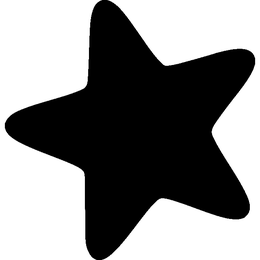
%> input picture matlab/examples/shapes/star.png, 260 x 260 px, shrunk from 640 x 640 before the run
$ octave regression_example.m   (GNU Octave 9; MATLAB toolbox functions it lacks are replaced by stand-ins)
%> lines starting %> are read from the running program, lines starting %| are printed output that depends on the picture; in (x1, y1, x2, y2) boxes, pixels count from 0 and x2, y2 are one past the last pixel; in counts of white or black regions, pixels touching at a corner belong together; the program's own positions count from 1
### matlab/make_domain.m
function domain = make_domain(im,xlim,ylim,m)
%% make_domain - Laplace operator eigendecomposition in a 2D mask domain
%
% Syntax:
%   domain = make_domain(im,xlim,ylim,m)
%
% In:
%   im    - Grayscale mask image (128 cutoff)
%   xlim  - Physical image dimensions in x-dim
%   ylim  - Physical image dimensions in y-ydim
%   m     - Number of basis functions
%
% Out (struct with fields):
%   eigenval - Function handle: eigenval(n)
%   eigenfun - Function handle: eigenfun(n,x)
%   NN       - Indices to evaluate the handles at
%   x1       - Discretization in x-dim
%   x2       - Discretization in y-dim
%   poly     - Domain boundary polygon (for visualization)
%   mask     - Domain mask (for visualization)
%   S_h      - Sparse stencil matrix (for debugging)
%
% Description:
%   This code returns the eigendecomposition of the (negative) Laplacian in
%   a 2D domain specified by a grayscale bitmap mask image. The image is
%   interpreted such that black areas are inside the domain and white areas
%   are outside.
%
% References:
%   [1] Arno Solin and Manon Kok (2019). Know your boundaries: Constraining
%       Gaussian processes by variational harmonic features. Proceedings
%       of the 22nd International Conference on Artificial Intelligence and
%       Statistics (AISTATS). Naha, Okinawa, Japan.
%
% Copyright 2018-2019 Manon Kok and Arno Solin
%
% Licensed under the Apache License, Version 2.0 (the "License");
% you may not use this file except in compliance with the License.
% You may obtain a copy of the License at
%
% http://www.apache.org/licenses/LICENSE-2.0
%
% Unless required by applicable law or agreed to in writing, software
% distributed under the License is distributed on an "AS IS" BASIS,
% WITHOUT WARRANTIES OR CONDITIONS OF ANY KIND, either express or implied.
% See the License for the specific language governing permissions and
% limitations under the License.

%%

  % Discretization in x
  Nx = size(im,2);
  hx = (xlim(2)-xlim(1))/(Nx-1);

  % Discretization in y
  Ny = size(im,1);
  hy = (ylim(2)-ylim(1))/(Ny-1);

  % Discretize
  x1 = linspace(xlim(1),xlim(2),Nx);
  x2 = linspace(ylim(1),ylim(2),Ny);

  % Check that hx and hy are equal
  if hx~=hy, error('Discretization in x and y should be equal.'), end

  % Check which are inside
  u = double(im<127);

  % Get contour
  [cc, hh] = contour(x1, x2, im, [127 127], 'k'); % Overlay contour line
  cc(:,cc(1,:)==127) = nan;
  poly = [cc(1,2:end); cc(2, 2:end)];

  % These can be useful
  domain.x1 = x1;
  domain.x2 = x2;
  domain.poly = poly;
  domain.m = m;
  domain.mask = u;


%% Create operator

  % Laplacian: The composition of the stencil matrix is based on the
  % 9-point rule as explained here:
  % https://uk.mathworks.com/help/symbolic/examples/eigenvalues-of-the-laplace-operator.html
  [I,J] = find(u ~= 0);
  n = length(I);
  S_h = sparse(n,n);
  for k=1:n
      i = I(k);
      j = J(k);
      S_h(k,I==i+1 & J==j+1)=  1/6; %#ok
      S_h(k,I==i+1 & J== j )=  2/3; %#ok
      S_h(k,I==i+1 & J==j-1)=  1/6; %#ok
      S_h(k,I== i  & J==j+1)=  2/3; %#ok
      S_h(k,I== i  & J== j )=-10/3; %#ok
      S_h(k,I== i  & J==j-1)=  2/3; %#ok
      S_h(k,I==i-1 & J==j+1)=  1/6; %#ok
      S_h(k,I==i-1 & J== j )=  2/3; %#ok
      S_h(k,I==i-1 & J==j-1)=  1/6; %#ok
  end
  S_h = S_h./hx^2;

  % Here, S_h is the (sparse) stencil matrix. Use eigs that handles sparse
  % matrices to compute the three largest eigenvalues.
  [V,D,FLAG] = eigs(S_h,m,'la');

  % Better approximations of the eigenvalues
  mu = diag(D);
  hlambda = 2*mu ./ (sqrt(1 + mu*hx^2/3) + 1);

  % Address scaling issues
  V = V * 1/hx;

  % The eigenvectors (functions) in the size of the domain
  Vsquare = nan(numel(u),m);
  Vsquare(u(:)~=0,:) = V;

  % Ignore nans
  Vsquare(isnan(Vsquare)) = 0;

  % Store
  domain.S_h = S_h;

%% Set up the interpolation schemes

  % Eigenfunction ranks
  domain.NN = (1:m)';

  % Define eigenvalues of the negative Laplacian
  domain.eigenval = @(n) return_eigenval(n,hlambda);

  % Define eigenfunctions of the negative Laplacian
  domain.eigenfun = @(n,x) return_eigenfun(n,x,Vsquare,x1,x2);

end

% [26 lines left out: functions return_eigenfun, return_eigenval, not called in this run]

### matlab/examples/regression/regression_example.m
%% Example of Gaussian process regression in a star-shaped domain
%
% Copyright 2018-2019 Manon Kok and Arno Solin
%
% Licensed under the Apache License, Version 2.0 (the "License");
% you may not use this file except in compliance with the License.
% You may obtain a copy of the License at
%
% http://www.apache.org/licenses/LICENSE-2.0
%
% Unless required by applicable law or agreed to in writing, software
% distributed under the License is distributed on an "AS IS" BASIS,
% WITHOUT WARRANTIES OR CONDITIONS OF ANY KIND, either express or implied.
% See the License for the specific language governing permissions and
% limitations under the License.

%%

  addpath ../../
  clear


%% Make domain

  % Read image
  im = rgb2gray(imread('../shapes/star.png'));
%> im: size 260x260 uint8; min 0, max 255, mean 136.8
  im = imresize(im,.25);
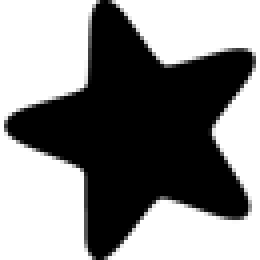
%> im: size 65x65 uint8 (shown 4 times larger); min 0, max 255, mean 136.8
  foo = 255*ones(size(im)+2);
  foo(2:end-1,2:end-1) = im;
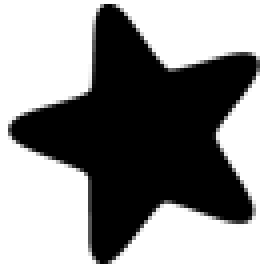
%> foo: size 67x67 double (shown 4 times larger); min 0, max 255, mean 143.8

  % Make domain
  domain = make_domain(foo,[0 1],[0 1],256);
%> in make_domain, `u = double(im<127);`:
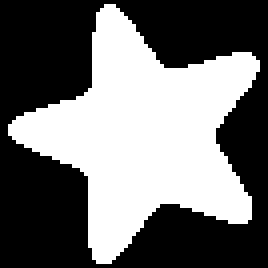
%> u: size 67x67 double (shown 4 times larger); values 0 (black) and 1 (white), 43.8% white; 1 white region, box (x1, y1, x2, y2) and area: (2, 1, 65, 66) 1967
%> in make_domain, `[cc, hh] = contour(x1, x2, im, [127 127], 'k');`: cc = 294 columns, first 8: [127 0.38 0.394 0.409 0.424 0.432 0.439 0.451; 293 0.0152 0.00795 0.00761 0.00975 0.0152 0.0209 0.0303]; hh = -39.77
%> in make_domain, `poly = [cc(1,2:end); cc(2, 2:end)];`: poly = 293 columns, first 8: [0.38 0.394 0.409 0.424 0.432 0.439 0.451 0.455; 0.0152 0.00795 0.00761 0.00975 0.0152 0.0209 0.0303 0.0334]
%> in make_domain, `domain.poly = poly;`: domain.poly has the same summary as poly
%> in make_domain, `[I,J] = find(u ~= 0);`: I = 1967 values from 2 to 66; J = 1967 values from 3 to 65
%> in make_domain, `n = length(I);`: n = 1967
%> in make_domain, `S_h = sparse(n,n);`: S_h: size 1967x1967 double; every value is 0
%> the loop in make_domain, `for k=1:n` made 1967 passes
%> (i, j) on passes 1 to 3: (32, 3), (33, 3), (34, 3)
%> after the loop in make_domain, `for k=1:n`:
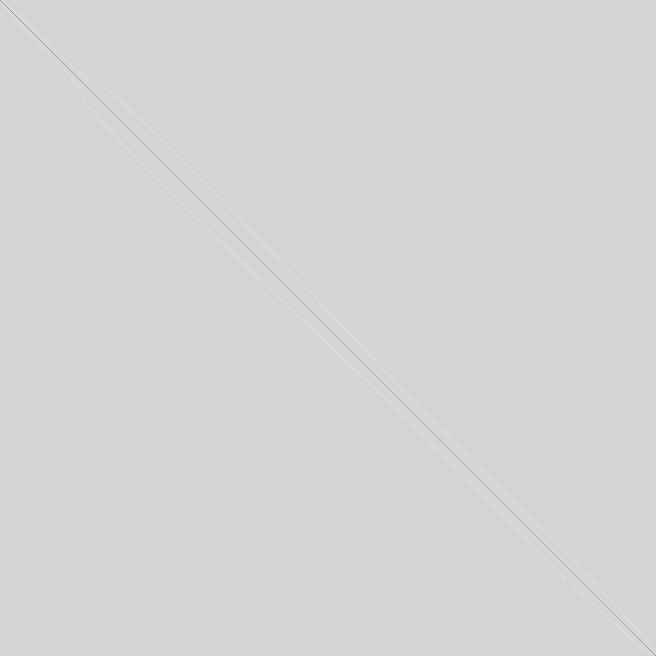
%> S_h: size 1967x1967 double (shown at 1/3 size); min -3.33, max 0.667, mean -6.81e-05; drawn with min black and max white
%> in make_domain, `[V,D,FLAG] = eigs(S_h,m,'la');`: FLAG = 0
%> in make_domain, `mu = diag(D);`: mu = 256 values, max -56.36 at index 1, min -6405.8 at index 256, mean -3477.7
%> in make_domain, `hlambda = 2*mu ./ (sqrt(1 + mu*hx^2/3) + 1);`: hlambda = 256 values, max -56.43 at index 1, min -7474.7 at index 256, mean -3846.8
%> in make_domain, `Vsquare(u(:)~=0,:) = V;`:
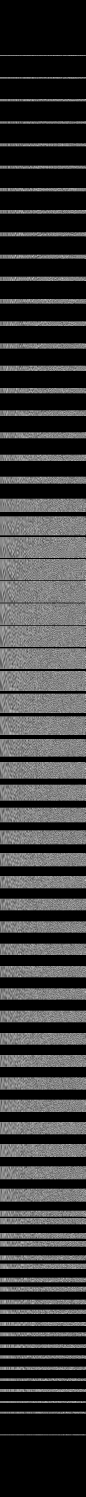
%> Vsquare: size 4489x256 double (shown at 1/3 size); 56.18% of the values are NaN or infinite; the others: min -6.85, max 6.18, mean -0.00708; drawn with min black, max white, NaN and infinite black
%> in make_domain, `Vsquare(isnan(Vsquare)) = 0;`:
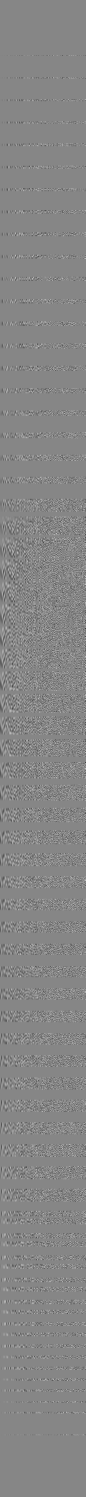
%> Vsquare: size 4489x256 double (shown at 1/3 size); min -6.85, max 6.18, mean -0.0031; drawn with min black and max white

  % For visualization
  boundary = domain.poly(:,1:1:end)';
%> boundary = 293 rows, first 12: [0.38 0.0152; 0.394 0.00795; 0.409 0.00761; 0.424 0.00975; 0.432 0.0152; 0.439 0.0209; 0.451 0.0303; 0.455 0.0334; 0.466 0.0455; 0.47 0.0494; 0.479 0.0606; 0.485 0.0674]


%% Load data

  % Load training inputs and outputs
%> (the run ends here)

$ run again, with matlab/examples/shapes/aalto.png copied over matlab/examples/shapes/star.png
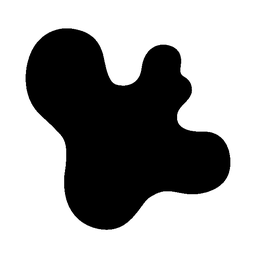
%> input picture matlab/examples/shapes/aalto.png, 260 x 260 px, shrunk from 640 x 640 before the run
%> in make_domain, `u = double(im<127);`:
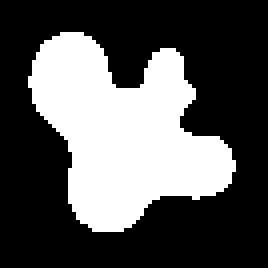
%> u: size 67x67 double (shown 4 times larger); values 0 (black) and 1 (white), 33.8% white; 1 white region, box (x1, y1, x2, y2) and area: (7, 8, 59, 58) 1516
%> cc = 238 columns, first 8: [127 0.219 0.227 0.242 0.258 0.273 0.288 0.303; 237 0.121 0.118 0.115 0.115 0.115 0.116 0.12]; hh = -39.77
%> poly = 237 columns, first 8: [0.219 0.227 0.242 0.258 0.273 0.288 0.303 0.305; 0.121 0.118 0.115 0.115 0.115 0.116 0.12 0.121]
%> domain.poly has the same summary as poly
%> I = 1516 values from 9 to 58; J = 1516 values from 8 to 59
%> n = 1516
%> the loop in make_domain, `for k=1:n` made 1516 passes
%> (i, j) on passes 1 to 3: (20, 8), (21, 8), (22, 8)
%> FLAG = 0
%> mu = 256 values, max -77.31 at index 1, min -7921.6 at index 256, mean -4339.5
%> hlambda = 256 values, max -77.42 at index 1, min -9734.4 at index 256, mean -4954.2
%> in make_domain, `Vsquare(isnan(Vsquare)) = 0;`:
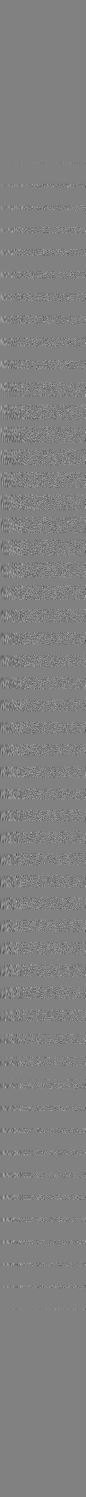
%> Vsquare: size 4489x256 double (shown at 1/3 size); min -8.17, max 7.96, mean -0.00229; drawn with min black and max white
%> boundary = 237 rows, first 12: [0.219 0.121; 0.227 0.118; 0.242 0.115; 0.258 0.115; 0.273 0.115; 0.288 0.116; 0.303 0.12; 0.305 0.121; 0.318 0.126; 0.333 0.131; 0.342 0.136; 0.348 0.141]

$ run again, with matlab/examples/shapes/cheese.png copied over matlab/examples/shapes/star.png
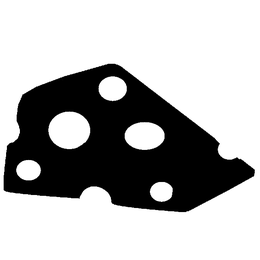
%> input picture matlab/examples/shapes/cheese.png, 260 x 260 px, shrunk from 640 x 640 before the run
%> in make_domain, `u = double(im<127);`:
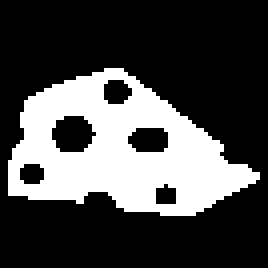
%> u: size 67x67 double (shown 4 times larger); values 0 (black) and 1 (white), 28.6% white; 1 white region, box (x1, y1, x2, y2) and area: (2, 17, 65, 54) 1285
%> cc = 362 columns, first 8: [127 0.39 0.394 0.409 0.424 0.439 0.455 0.462; 211 0.258 0.256 0.251 0.249 0.25 0.253 0.258]; hh = -39.77
%> poly = 361 columns, first 8: [0.39 0.394 0.409 0.424 0.439 0.455 0.462 0.47; 0.258 0.256 0.251 0.249 0.25 0.253 0.258 0.263]
%> domain.poly has the same summary as poly
%> I = 1285 values from 18 to 54; J = 1285 values from 3 to 65
%> n = 1285
%> the loop in make_domain, `for k=1:n` made 1285 passes
%> (i, j) on passes 1 to 3: (41, 3), (42, 3), (43, 3)
%> FLAG = 0
%> mu = 256 values, max -231.6 at index 1, min -9158.5 at index 256, mean -5140.3
%> hlambda = 256 values, max -232.6 at index 1, min -11840.6 at index 256, mean -6043.6
%> in make_domain, `Vsquare(isnan(Vsquare)) = 0;`:
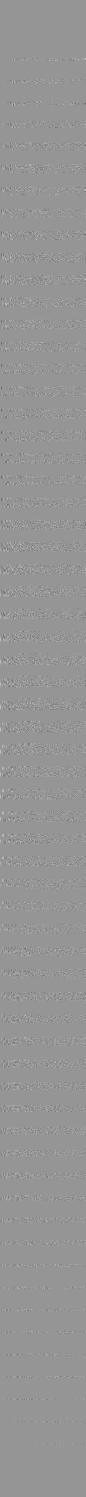
%> Vsquare: size 4489x256 double (shown at 1/3 size); min -12.87, max 9.04, mean 0.000833; drawn with min black and max white
%> boundary = 361 rows, first 12: [0.39 0.258; 0.394 0.256; 0.409 0.251; 0.424 0.249; 0.439 0.25; 0.455 0.253; 0.462 0.258; 0.47 0.263; 0.483 0.273; 0.485 0.274; 0.5 0.284; 0.504 0.288]
